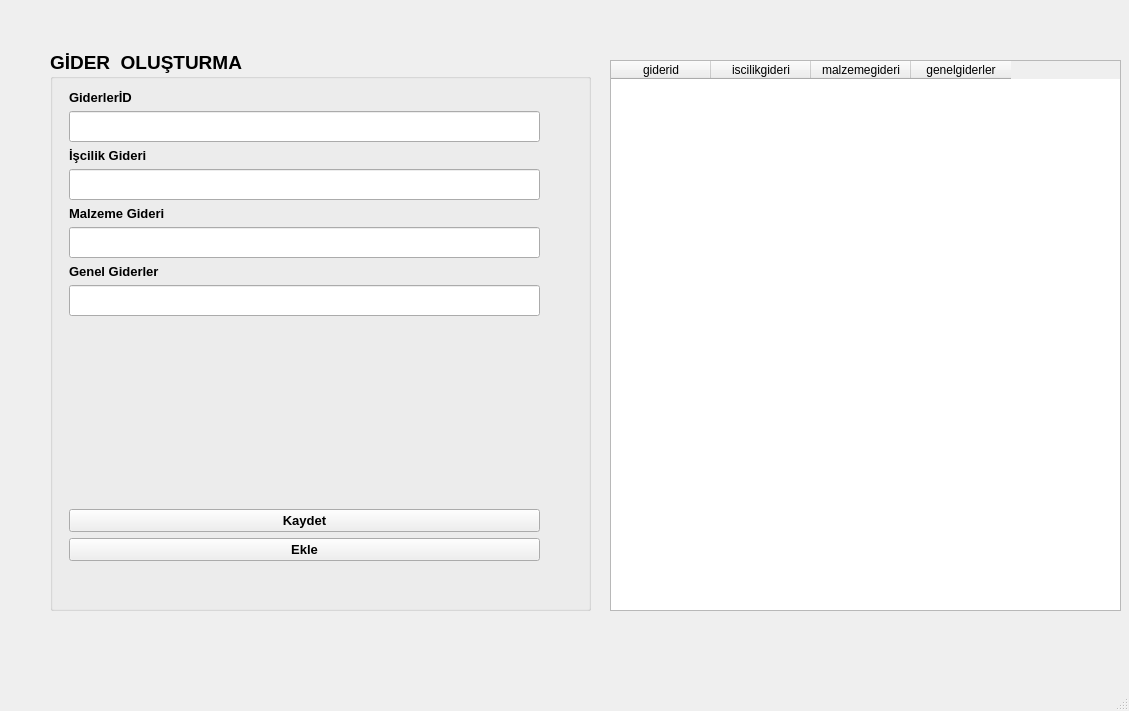
<?xml version="1.0" encoding="UTF-8"?>
<ui version="4.0">
 <class>MainWindow</class>
 <widget class="QMainWindow" name="MainWindow">
  <property name="geometry">
   <rect>
    <x>0</x>
    <y>0</y>
    <width>1129</width>
    <height>711</height>
   </rect>
  </property>
  <property name="windowTitle">
   <string>MainWindow</string>
  </property>
  <widget class="QWidget" name="centralwidget">
   <widget class="QGroupBox" name="groupBox">
    <property name="geometry">
     <rect>
      <x>50</x>
      <y>50</y>
      <width>541</width>
      <height>561</height>
     </rect>
    </property>
    <property name="font">
     <font>
      <family>MS Sans Serif</family>
      <pointsize>14</pointsize>
      <weight>75</weight>
      <bold>true</bold>
     </font>
    </property>
    <property name="title">
     <string>GİDER  OLUŞTURMA</string>
    </property>
    <widget class="QWidget" name="verticalLayoutWidget">
     <property name="geometry">
      <rect>
       <x>19</x>
       <y>40</y>
       <width>471</width>
       <height>471</height>
      </rect>
     </property>
     <layout class="QVBoxLayout" name="verticalLayout">
      <item>
       <widget class="QLabel" name="label_2">
        <property name="font">
         <font>
          <pointsize>10</pointsize>
         </font>
        </property>
        <property name="text">
         <string>GiderlerİD</string>
        </property>
       </widget>
      </item>
      <item>
       <widget class="QLineEdit" name="lineEditgid">
        <property name="font">
         <font>
          <pointsize>14</pointsize>
         </font>
        </property>
       </widget>
      </item>
      <item>
       <widget class="QLabel" name="label">
        <property name="font">
         <font>
          <pointsize>10</pointsize>
         </font>
        </property>
        <property name="text">
         <string>İşcilik Gideri</string>
        </property>
       </widget>
      </item>
      <item>
       <widget class="QLineEdit" name="lineEditiscilikgid"/>
      </item>
      <item>
       <widget class="QLabel" name="label_4">
        <property name="font">
         <font>
          <pointsize>10</pointsize>
         </font>
        </property>
        <property name="text">
         <string>Malzeme Gideri</string>
        </property>
       </widget>
      </item>
      <item>
       <widget class="QLineEdit" name="lineEditmalzemegid"/>
      </item>
      <item>
       <widget class="QLabel" name="label_3">
        <property name="font">
         <font>
          <pointsize>10</pointsize>
         </font>
        </property>
        <property name="text">
         <string>Genel Giderler</string>
        </property>
       </widget>
      </item>
      <item>
       <widget class="QLineEdit" name="lineEditgenelgid"/>
      </item>
      <item>
       <spacer name="verticalSpacer">
        <property name="orientation">
         <enum>Qt::Vertical</enum>
        </property>
        <property name="sizeHint" stdset="0">
         <size>
          <width>20</width>
          <height>40</height>
         </size>
        </property>
       </spacer>
      </item>
      <item>
       <widget class="QPushButton" name="pushBtnkaydt">
        <property name="font">
         <font>
          <pointsize>10</pointsize>
         </font>
        </property>
        <property name="text">
         <string>Kaydet</string>
        </property>
       </widget>
      </item>
      <item>
       <widget class="QPushButton" name="pushBtneklers">
        <property name="font">
         <font>
          <pointsize>10</pointsize>
         </font>
        </property>
        <property name="text">
         <string>Ekle</string>
        </property>
       </widget>
      </item>
     </layout>
    </widget>
   </widget>
   <widget class="QWidget" name="horizontalLayoutWidget">
    <property name="geometry">
     <rect>
      <x>610</x>
      <y>60</y>
      <width>511</width>
      <height>551</height>
     </rect>
    </property>
    <layout class="QHBoxLayout" name="horizontalLayout">
     <item>
      <widget class="QTableWidget" name="tableWidget">
       <column>
        <property name="text">
         <string>giderid</string>
        </property>
       </column>
       <column>
        <property name="text">
         <string>iscilikgideri</string>
        </property>
       </column>
       <column>
        <property name="text">
         <string>malzemegideri</string>
        </property>
       </column>
       <column>
        <property name="text">
         <string>genelgiderler</string>
        </property>
       </column>
      </widget>
     </item>
    </layout>
   </widget>
  </widget>
  <widget class="QMenuBar" name="menubar">
   <property name="geometry">
    <rect>
     <x>0</x>
     <y>0</y>
     <width>1129</width>
     <height>26</height>
    </rect>
   </property>
  </widget>
  <widget class="QStatusBar" name="statusbar"/>
 </widget>
 <resources/>
 <connections/>
</ui>
